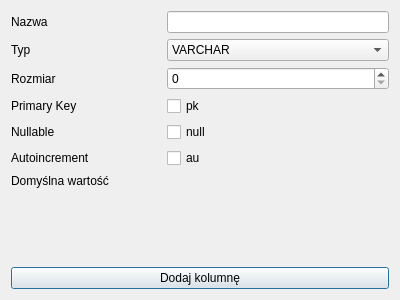
<?xml version="1.0" encoding="UTF-8"?>
<ui version="4.0">
 <class>NewColumnDialog</class>
 <widget class="QDialog" name="NewColumnDialog">
  <property name="geometry">
   <rect>
    <x>0</x>
    <y>0</y>
    <width>400</width>
    <height>300</height>
   </rect>
  </property>
  <property name="windowTitle">
   <string>Dialog</string>
  </property>
  <layout class="QGridLayout" name="gridLayout">
   <item row="5" column="0">
    <widget class="QLabel" name="lblAutoincrement">
     <property name="text">
      <string>Autoincrement</string>
     </property>
    </widget>
   </item>
   <item row="4" column="1">
    <widget class="QCheckBox" name="cbNullable">
     <property name="text">
      <string>null</string>
     </property>
    </widget>
   </item>
   <item row="6" column="0">
    <widget class="QLabel" name="lblDefaultValue">
     <property name="text">
      <string>Domyślna wartość</string>
     </property>
    </widget>
   </item>
   <item row="2" column="0">
    <widget class="QLabel" name="lblSize">
     <property name="text">
      <string>Rozmiar</string>
     </property>
    </widget>
   </item>
   <item row="0" column="0">
    <widget class="QLabel" name="lblName">
     <property name="text">
      <string>Nazwa</string>
     </property>
    </widget>
   </item>
   <item row="1" column="0">
    <widget class="QLabel" name="lblType">
     <property name="text">
      <string>Typ</string>
     </property>
    </widget>
   </item>
   <item row="2" column="1">
    <widget class="QSpinBox" name="spitSize"/>
   </item>
   <item row="9" column="0" colspan="2">
    <widget class="QPushButton" name="btnAdd">
     <property name="text">
      <string>Dodaj kolumnę</string>
     </property>
    </widget>
   </item>
   <item row="4" column="0">
    <widget class="QLabel" name="lblNullable">
     <property name="text">
      <string>Nullable</string>
     </property>
    </widget>
   </item>
   <item row="0" column="1">
    <widget class="QLineEdit" name="edName"/>
   </item>
   <item row="1" column="1">
    <widget class="QComboBox" name="comboType">
     <item>
      <property name="text">
       <string>VARCHAR</string>
      </property>
     </item>
     <item>
      <property name="text">
       <string>TINYINT</string>
      </property>
     </item>
     <item>
      <property name="text">
       <string>SMALLINT</string>
      </property>
     </item>
     <item>
      <property name="text">
       <string>INT</string>
      </property>
     </item>
     <item>
      <property name="text">
       <string>DOUBLE</string>
      </property>
     </item>
     <item>
      <property name="text">
       <string>DATE</string>
      </property>
     </item>
     <item>
      <property name="text">
       <string>DATETIME</string>
      </property>
     </item>
     <item>
      <property name="text">
       <string>BLOB</string>
      </property>
     </item>
    </widget>
   </item>
   <item row="5" column="1">
    <widget class="QCheckBox" name="cbAutoincrement">
     <property name="text">
      <string>au</string>
     </property>
    </widget>
   </item>
   <item row="8" column="0" colspan="2">
    <spacer name="verticalSpacer">
     <property name="orientation">
      <enum>Qt::Vertical</enum>
     </property>
     <property name="sizeHint" stdset="0">
      <size>
       <width>20</width>
       <height>40</height>
      </size>
     </property>
    </spacer>
   </item>
   <item row="7" column="0">
    <spacer name="horizontalSpacer">
     <property name="orientation">
      <enum>Qt::Horizontal</enum>
     </property>
     <property name="sizeType">
      <enum>QSizePolicy::Fixed</enum>
     </property>
     <property name="sizeHint" stdset="0">
      <size>
       <width>150</width>
       <height>20</height>
      </size>
     </property>
    </spacer>
   </item>
   <item row="3" column="1">
    <widget class="QCheckBox" name="cbPK">
     <property name="text">
      <string>pk</string>
     </property>
    </widget>
   </item>
   <item row="3" column="0">
    <widget class="QLabel" name="lblPK">
     <property name="text">
      <string>Primary Key</string>
     </property>
    </widget>
   </item>
  </layout>
 </widget>
 <resources/>
 <connections>
  <connection>
   <sender>comboType</sender>
   <signal>currentIndexChanged(int)</signal>
   <receiver>NewColumnDialog</receiver>
   <slot>setupControls()</slot>
   <hints>
    <hint type="sourcelabel">
     <x>259</x>
     <y>47</y>
    </hint>
    <hint type="destinationlabel">
     <x>199</x>
     <y>149</y>
    </hint>
   </hints>
  </connection>
  <connection>
   <sender>cbAutoincrement</sender>
   <signal>toggled(bool)</signal>
   <receiver>NewColumnDialog</receiver>
   <slot>setupControls()</slot>
   <hints>
    <hint type="sourcelabel">
     <x>277</x>
     <y>143</y>
    </hint>
    <hint type="destinationlabel">
     <x>199</x>
     <y>149</y>
    </hint>
   </hints>
  </connection>
 </connections>
 <slots>
  <slot>setupControls()</slot>
 </slots>
</ui>
